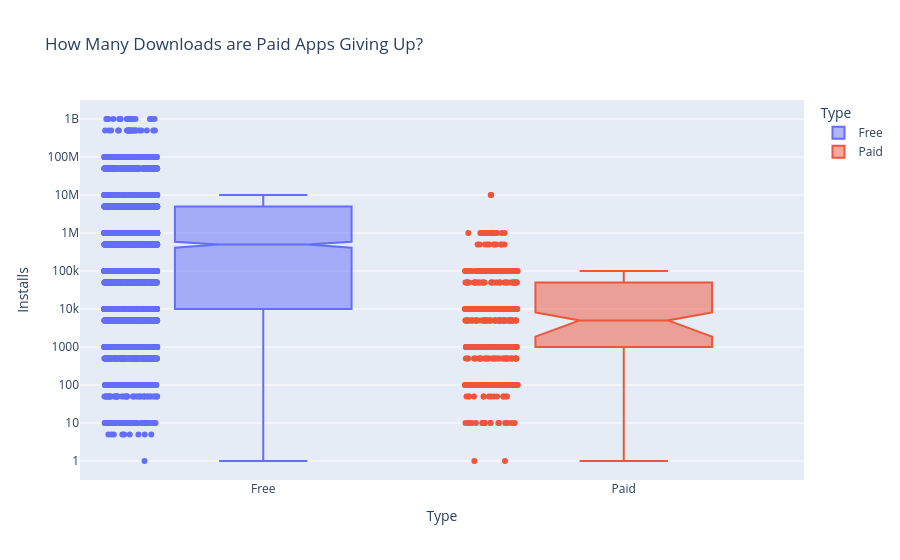

The cell this chart's notebook holds for it:
### Markdown cell above
# Plotly Box Plots: Lost Downloads for Paid Apps

**Challenge**: Create a box plot that shows the number of Installs for free versus paid apps. How does the median number of installations compare? Is the difference large or small?

Use the [Box Plots Guide](https://plotly.com/python/box-plots/) and the [.box API reference](https://plotly.com/python-api-reference/generated/plotly.express.box.html) to create the following chart. 

<img src=https://imgur.com/uVsECT3.png>

### Code cell
# df_free_vs_paid = df_apps_clean.groupby(['Category', 'Type'], as_index=False).agg({'App':pandas.Series.count})
box = express.box(df_apps_clean,
             y='Installs',
             x='Type',
             color='Type',
             notched=True,
             points='all',
             title='How Many Downloads are Paid Apps Giving Up?')
 
box.update_layout(yaxis=dict(type='log'))
 
box.show()

### Figure 1 — Plotly figure (JSON) as saved in the notebook; plotly's stock layout.template omitted (floating-point values rounded to 4 significant figures; data arrays with more than 128 entries replaced by an {"elided": "..."} marker saying what was removed)
{"data": [{"alignmentgroup": "True", "boxpoints": "all", "hovertemplate": "Type=%{x}<br>Installs=%{y}<extra></extra>", "legendgroup": "Free", "marker": {"color": "#636efa"}, "name": "Free", "notched": true, "offsetgroup": "Free", "orientation": "v", "showlegend": true, "type": "box", "x": {"elided": "7595 str values"}, "x0": " ", "xaxis": "x", "y": {"elided": "7595 str values"}, "y0": " ", "yaxis": "y"}, {"alignmentgroup": "True", "boxpoints": "all", "hovertemplate": "Type=%{x}<br>Installs=%{y}<extra></extra>", "legendgroup": "Paid", "marker": {"color": "#EF553B"}, "name": "Paid", "notched": true, "offsetgroup": "Paid", "orientation": "v", "showlegend": true, "type": "box", "x": {"elided": "604 str values"}, "x0": " ", "xaxis": "x", "y": {"elided": "604 str values"}, "y0": " ", "yaxis": "y"}], "layout": {"boxmode": "overlay", "legend": {"title": {"text": "Type"}, "tracegroupgap": 0}, "title": {"text": "How Many Downloads are Paid Apps Giving Up?"}, "xaxis": {"anchor": "y", "categoryarray": ["Free", "Paid"], "categoryorder": "array", "domain": [0, 1], "title": {"text": "Type"}}, "yaxis": {"anchor": "x", "domain": [0, 1], "title": {"text": "Installs"}, "type": "log"}}}
